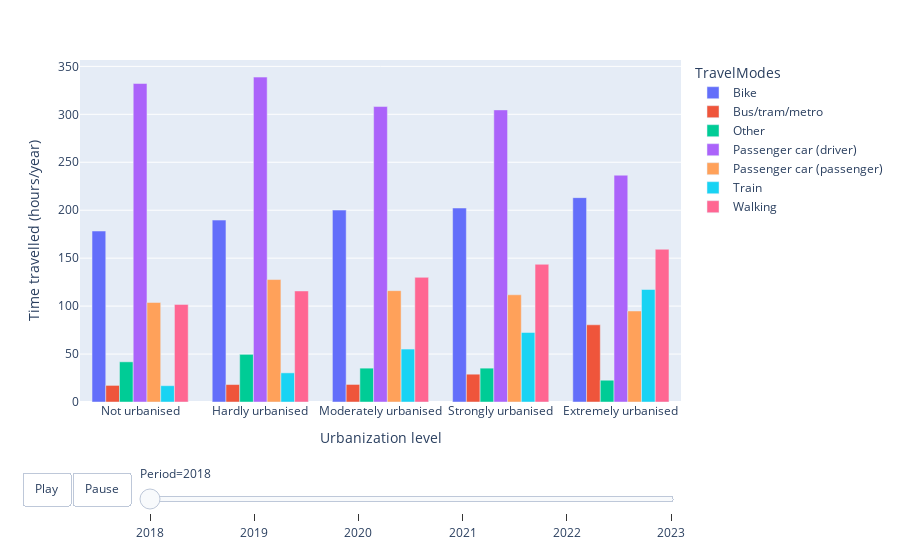

The cell this chart's notebook holds for it:
### Code cell
barplotanimation(datanototal, 'Time_Travelled_Hours_Per_Year', urbanization_order, 'Time travelled (hours/year)')

### Figure 1 — Plotly figure (JSON) as saved in the notebook; plotly's stock layout.template omitted (floating-point values rounded to 4 significant figures)
{"data": [{"alignmentgroup": "True", "hovertemplate": "TravelModes=Bike<br>Period=2018<br>Urbanization level=%{x}<br>Time travelled (hours/year)=%{y}<extra></extra>", "legendgroup": "Bike", "marker": {"color": "#636efa", "pattern": {"shape": ""}}, "name": "Bike", "offsetgroup": "Bike", "orientation": "v", "showlegend": true, "textposition": "auto", "type": "bar", "x": ["Extremely urbanised", "Hardly urbanised", "Moderately urbanised", "Not urbanised", "Strongly urbanised"], "xaxis": "x", "y": [213.1, 189.7, 200.1, 178.3, 202.3], "yaxis": "y"}, {"alignmentgroup": "True", "hovertemplate": "TravelModes=Bus/tram/metro<br>Period=2018<br>Urbanization level=%{x}<br>Time travelled (hours/year)=%{y}<extra></extra>", "legendgroup": "Bus/tram/metro", "marker": {"color": "#EF553B", "pattern": {"shape": ""}}, "name": "Bus/tram/metro", "offsetgroup": "Bus/tram/metro", "orientation": "v", "showlegend": true, "textposition": "auto", "type": "bar", "x": ["Extremely urbanised", "Hardly urbanised", "Moderately urbanised", "Not urbanised", "Strongly urbanised"], "xaxis": "x", "y": [80.5, 18.2, 18.3, 17.3, 29], "yaxis": "y"}, {"alignmentgroup": "True", "hovertemplate": "TravelModes=Other<br>Period=2018<br>Urbanization level=%{x}<br>Time travelled (hours/year)=%{y}<extra></extra>", "legendgroup": "Other", "marker": {"color": "#00cc96", "pattern": {"shape": ""}}, "name": "Other", "offsetgroup": "Other", "orientation": "v", "showlegend": true, "textposition": "auto", "type": "bar", "x": ["Extremely urbanised", "Hardly urbanised", "Moderately urbanised", "Not urbanised", "Strongly urbanised"], "xaxis": "x", "y": [22.7, 49.7, 35.3, 41.9, 35.3], "yaxis": "y"}, {"alignmentgroup": "True", "hovertemplate": "TravelModes=Passenger car (driver)<br>Period=2018<br>Urbanization level=%{x}<br>Time travelled (hours/year)=%{y}<extra></extra>", "legendgroup": "Passenger car (driver)", "marker": {"color": "#ab63fa", "pattern": {"shape": ""}}, "name": "Passenger car (driver)", "offsetgroup": "Passenger car (driver)", "orientation": "v", "showlegend": true, "textposition": "auto", "type": "bar", "x": ["Extremely urbanised", "Hardly urbanised", "Moderately urbanised", "Not urbanised", "Strongly urbanised"], "xaxis": "x", "y": [236.5, 338.8, 308.1, 332.1, 304.6], "yaxis": "y"}, {"alignmentgroup": "True", "hovertemplate": "TravelModes=Passenger car (passenger)<br>Period=2018<br>Urbanization level=%{x}<br>Time travelled (hours/year)=%{y}<extra></extra>", "legendgroup": "Passenger car (passenger)", "marker": {"color": "#FFA15A", "pattern": {"shape": ""}}, "name": "Passenger car (passenger)", "offsetgroup": "Passenger car (passenger)", "orientation": "v", "showlegend": true, "textposition": "auto", "type": "bar", "x": ["Extremely urbanised", "Hardly urbanised", "Moderately urbanised", "Not urbanised", "Strongly urbanised"], "xaxis": "x", "y": [94.9, 127.7, 116.1, 103.8, 111.8], "yaxis": "y"}, {"alignmentgroup": "True", "hovertemplate": "TravelModes=Train<br>Period=2018<br>Urbanization level=%{x}<br>Time travelled (hours/year)=%{y}<extra></extra>", "legendgroup": "Train", "marker": {"color": "#19d3f3", "pattern": {"shape": ""}}, "name": "Train", "offsetgroup": "Train", "orientation": "v", "showlegend": true, "textposition": "auto", "type": "bar", "x": ["Extremely urbanised", "Hardly urbanised", "Moderately urbanised", "Not urbanised", "Strongly urbanised"], "xaxis": "x", "y": [117.3, 30.4, 55.2, 17, 72.5], "yaxis": "y"}, {"alignmentgroup": "True", "hovertemplate": "TravelModes=Walking<br>Period=2018<br>Urbanization level=%{x}<br>Time travelled (hours/year)=%{y}<extra></extra>", "legendgroup": "Walking", "marker": {"color": "#FF6692", "pattern": {"shape": ""}}, "name": "Walking", "offsetgroup": "Walking", "orientation": "v", "showlegend": true, "textposition": "auto", "type": "bar", "x": ["Extremely urbanised", "Hardly urbanised", "Moderately urbanised", "Not urbanised", "Strongly urbanised"], "xaxis": "x", "y": [159.3, 115.8, 130, 101.8, 143.6], "yaxis": "y"}], "layout": {"barmode": "group", "legend": {"title": {"text": "TravelModes"}, "tracegroupgap": 0}, "margin": {"t": 60}, "sliders": [{"active": 0, "currentvalue": {"prefix": "Period="}, "len": 0.9, "pad": {"b": 10, "t": 60}, "steps": [{"args": [["2018"], {"frame": {"duration": 0, "redraw": true}, "fromcurrent": true, "mode": "immediate", "transition": {"duration": 0, "easing": "linear"}}], "label": "2018", "method": "animate"}, {"args": [["2019"], {"frame": {"duration": 0, "redraw": true}, "fromcurrent": true, "mode": "immediate", "transition": {"duration": 0, "easing": "linear"}}], "label": "2019", "method": "animate"}, {"args": [["2020"], {"frame": {"duration": 0, "redraw": true}, "fromcurrent": true, "mode": "immediate", "transition": {"duration": 0, "easing": "linear"}}], "label": "2020", "method": "animate"}, {"args": [["2021"], {"frame": {"duration": 0, "redraw": true}, "fromcurrent": true, "mode": "immediate", "transition": {"duration": 0, "easing": "linear"}}], "label": "2021", "method": "animate"}, {"args": [["2022"], {"frame": {"duration": 0, "redraw": true}, "fromcurrent": true, "mode": "immediate", "transition": {"duration": 0, "easing": "linear"}}], "label": "2022", "method": "animate"}, {"args": [["2023"], {"frame": {"duration": 0, "redraw": true}, "fromcurrent": true, "mode": "immediate", "transition": {"duration": 0, "easing": "linear"}}], "label": "2023", "method": "animate"}], "x": 0.1, "xanchor": "left", "y": 0, "yanchor": "top"}], "updatemenus": [{"buttons": [{"args": [null, {"frame": {"duration": 2000, "redraw": true}, "fromcurrent": true, "transition": {"duration": 1000}}], "label": "Play", "method": "animate"}, {"args": [[null], {"frame": {"duration": 0, "redraw": false}, "mode": "immediate", "transition": {"duration": 0}}], "label": "Pause", "method": "animate"}], "direction": "left", "pad": {"r": 10, "t": 70}, "showactive": false, "type": "buttons", "x": 0.1, "xanchor": "right", "y": 0, "yanchor": "top"}], "xaxis": {"anchor": "y", "categoryarray": ["Not urbanised", "Hardly urbanised", "Moderately urbanised", "Strongly urbanised", "Extremely urbanised"], "categoryorder": "array", "domain": [0, 1], "title": {"text": "Urbanization level"}}, "yaxis": {"anchor": "x", "domain": [0, 1], "title": {"text": "Time travelled (hours/year)"}}}}
